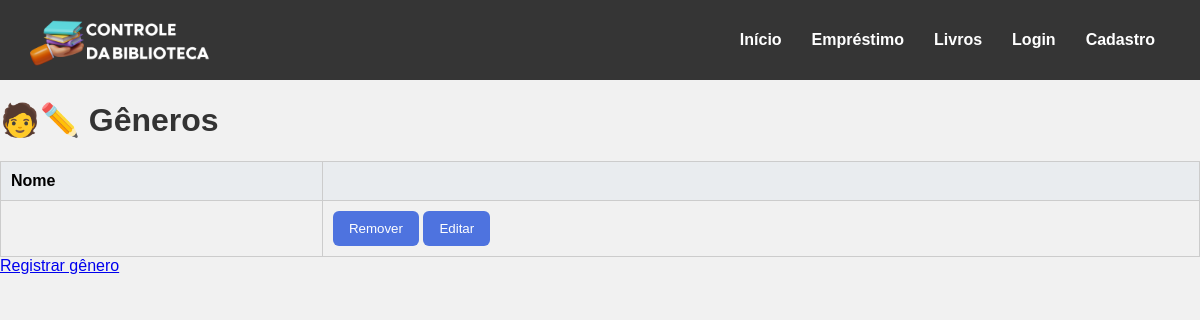
The app's page /generos (signed in), older data.
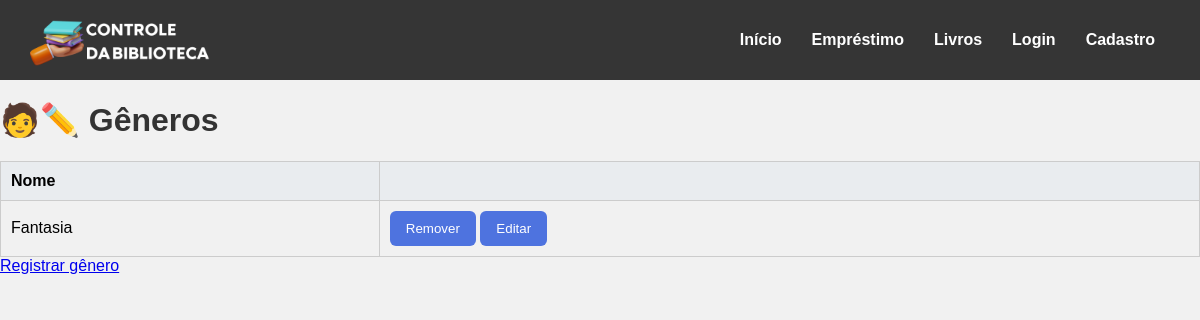
The same page, newer data.
### tables this page shows
CREATE TABLE generos (
    id_genero INTEGER PRIMARY KEY AUTOINCREMENT,
    nome_genero VARCHAR(255) NOT NULL
);

### app.py (the view)
@app.route('/generos', methods=["GET","POST"])
@login_required
def generos():
    conexao = obter_conexao()
    generos = conexao.execute('SELECT * FROM generos').fetchall()
    conexao.close()
    return render_template('generos.html',generos=generos)

### app.py (called while the page is built)
@login_manager.user_loader
def load_user(user_id):
    return User.achar_email(user_id)

@app.before_request
def carregar_mensagens_trigger():
    if request.endpoint in ('static', 'login'):
        return
    conexao = obter_conexao()
    mensagens = conexao.execute("""
        SELECT id_log, mensagem
        FROM log_triggers
        WHERE lida = 0
        ORDER BY data_execucao
    """).fetchall()
    for msg in mensagens:
        flash(msg['mensagem'], category='error')
    conexao.execute("""
        UPDATE log_triggers
        SET lida = 1
        WHERE lida = 0
    """)
    conexao.close()

### database.py (called while the page is built)
def obter_conexao():
    conexao = sqlite3.connect(
        'livros.db',
        timeout=30,
        isolation_level=None
    )
    conexao.text_factory = str
    conexao.execute("PRAGMA foreign_keys = ON")
    conexao.execute("PRAGMA journal_mode = WAL")
    conexao.execute("PRAGMA busy_timeout = 30000")
    conexao.row_factory = sqlite3.Row
    return conexao

### templates/generos.html (shortened to what this page needs)
{% extends 'base.html'%}
{% block conteudo %}
    <h1>🧑✏️ Gêneros</h1>
    {% if generos %}
    <table border="1">
        <tr>
            <th>Nome</th>
            <th></th>
        </tr>
        {% for genero in generos %}
        <tr>
            <td>{{ genero.nome_genero }}</td>
            <td>
                <a>
                    <form action="{{ url_for('remover_genero', id = genero.id_genero) }}" method="post" style="display:inline;">
                    <button type="submit">Remover</button>
                    </form>
                </a>
                <a href="{{ url_for('editar_genero', id = genero.id_genero) }}"><button type="button">Editar</button></a>
            </td>
        </tr>
        {% endfor %}
    </table>
    {% else %}
        <p>Nenhum genero cadastrado.</p>
    {% endif %}
    <a href="{{url_for('registrar_genero')}}">Registrar gênero</a>
{% endblock %}

Row changes from the older to the newer data that the page shows:
changed generos: nome_genero (not shown) → "Fantasia"
